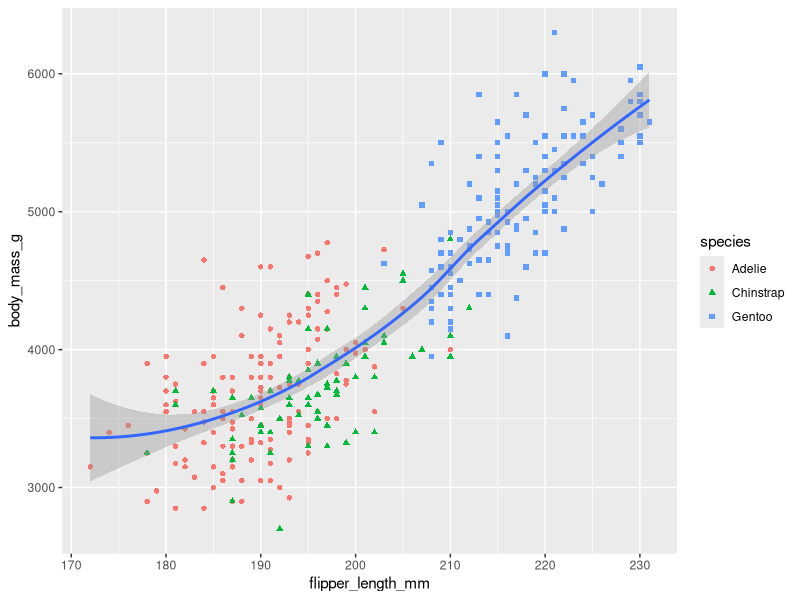
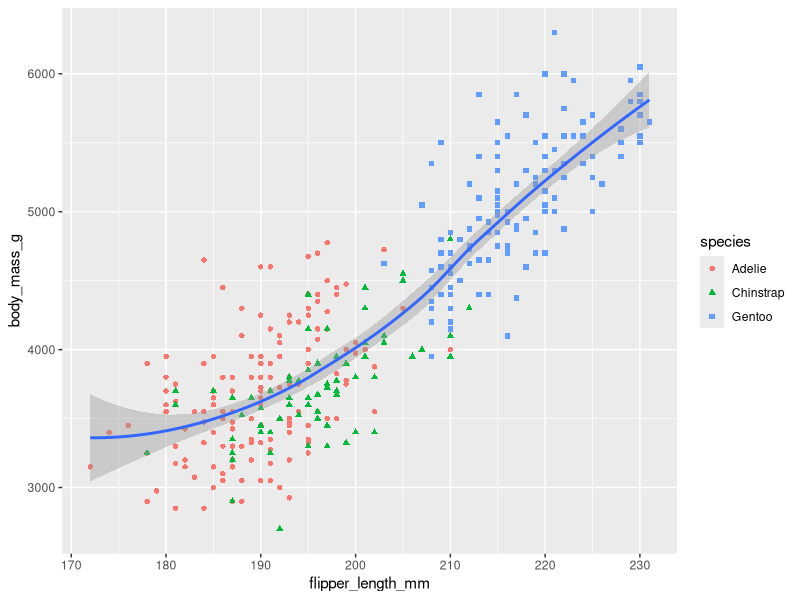

The R source for these figures, in order: (Note: this script raises an error after producing the figures.)
## ---- chunk 1
library(tidyverse)
library(palmerpenguins)
library(skimr)
## ---- chunk 2
View(penguins$sex)
## ---- chunk 3
ggplot(
  data = penguins,
  mapping = aes(x = flipper_length_mm, y = body_mass_g)
) +
  geom_point(aes(color = species, shape = species)) +
  geom_smooth()

## ---- chunk 4
ggsave("name_chart.png",
  width = 16,
  height = 8
)
## ---- chunk 5
fct_infreq()

## ---- chunk 6
ggplot(
  data = penguins, aes(x = body_mass_g)
) +
  geom_histogram(binwidth = 200)

## ---- chunk 7
penguins |>
  count(cut_width(body_mass_g, 200))
## ---- chunk 8
ggplot(penguins, aes(x = species, y = body_mass_g)) +
  geom_boxplot()
## ---- chunk 9
View(penguins$species)

## ---- chunk 10
ggplot(penguins, aes(x = body_mass_g, color = species)) +
  geom_freqpoly(binwidth = 200, linewidth = 0.75)

## ---- chunk 11
ggplot(penguins, aes(x = body_mass_g, color = species, fill = species)) +
  geom_density(alpha = NA)

## ---- chunk 12
ggplot(penguins, aes(x = island, fill = species)) +
  geom_bar()

## ---- chunk 13
ggplot(penguins, aes(x = island, fill = species)) +
  geom_bar(position = "fill") + labs(y = "frequencia relativa")

## ---- chunk 14
ggplot(penguins, aes(x = flipper_length_mm, y = body_mass_g)) +
  geom_point(aes(color = species, shape = species)) +
  facet_wrap(~island)
